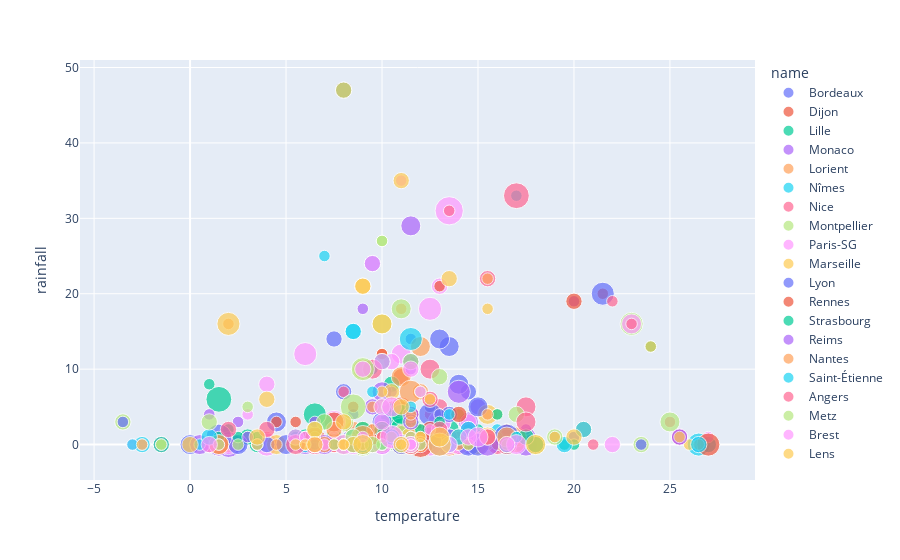

Here is the notebook cell this chart was saved with:
### Code cell
import plotly.express as px
fig = px.scatter(teams_goals_and_meteo, x="temperature", y="rainfall", color="name", size='goal')
fig.show()

### Figure 1 — Plotly figure (JSON) as saved in the notebook; plotly's stock layout.template omitted (floating-point values rounded to 4 significant figures)
{"data": [{"hovertemplate": "name=Bordeaux<br>temperature=%{x}<br>rainfall=%{y}<br>goal=%{marker.size}<extra></extra>", "legendgroup": "Bordeaux", "marker": {"color": "#636efa", "size": [0, 0, 0, 3, 2, 0, 1, 1, 1, 2, 2, 0, 0, 1, 0, 2, 0, 1, 3, 2, 1, 1, 0, 1, 2, 1, 2, 0, 3, 1, 1, 0, 3, 1, 1, 1, 0, 2], "sizemode": "area", "sizeref": 0.015, "symbol": "circle"}, "mode": "markers", "name": "Bordeaux", "orientation": "v", "showlegend": true, "type": "scatter", "x": [22.5, 23.5, 11.5, 13.5, 14.5, 17, 8.5, 10.5, 13, 2.5, 8, 13, 8, 9.5, 14, 11.5, 12, 12.5, 14, 13.5, 20, 15, 17.5, 7.5, 9.5, 5.5, 7.5, 0.5, 8.5, 11.5, 5.5, 12.5, 4.5, 8, 11.5, 13.5, 16.5, 10.5], "xaxis": "x", "y": [5, 0, 1, 13, 7, 4, 4, 1, 1, 0, 7, 3, 0, 0, 0, 0, 0, 1, 8, 1, 1, 0, 0, 0, 0, 1, 14, 2, 1, 11, 1, 0, 3, 0, 14, 0, 1, 1], "yaxis": "y"}, {"hovertemplate": "name=Dijon<br>temperature=%{x}<br>rainfall=%{y}<br>goal=%{marker.size}<extra></extra>", "legendgroup": "Dijon", "marker": {"color": "#EF553B", "size": [0, 0, 2, 1, 0, 0, 0, 0, 0, 0, 1, 0, 0, 0, 1, 0, 2, 1, 0, 1, 0, 0, 0, 1, 3, 1, 3, 0, 2, 0, 2, 1, 1, 0, 0, 1, 0, 1], "sizemode": "area", "sizeref": 0.015, "symbol": "circle"}, "mode": "markers", "name": "Dijon", "orientation": "v", "showlegend": true, "type": "scatter", "x": [22, 22, 8, 10, 13.5, 3.5, 1.5, 8.5, 9, -1, 1.5, 10.5, -2.5, 7.5, 4.5, 3.5, 7.5, 8.5, 11.5, 21.5, 19.5, 13.5, 14.5, 11.5, 14, 9.5, 12, 1, 11, 1, 11, 11, 10.5, 14.5, 11.5, 12, 17.5, 12], "xaxis": "x", "y": [19, 0, 47, 2, 5, 0, 0, 1, 18, 0, 1, 1, 0, 3, 3, 0, 2, 5, 7, 20, 0, 13, 1, 1, 0, 2, 1, 1, 9, 0, 1, 0, 5, 1, 29, 0, 3, 0], "yaxis": "y"}, {"hovertemplate": "name=Lille<br>temperature=%{x}<br>rainfall=%{y}<br>goal=%{marker.size}<extra></extra>", "legendgroup": "Lille", "marker": {"color": "#00cc96", "size": [1, 1, 2, 4, 1, 4, 2, 2, 0, 1, 2, 1, 0, 1, 2, 1, 1, 2, 0, 1, 1, 3, 1, 2, 1, 2, 3, 1, 1, 3, 2, 4, 0, 1, 2, 3, 3, 2], "sizemode": "area", "sizeref": 0.015, "symbol": "circle"}, "mode": "markers", "name": "Lille", "orientation": "v", "showlegend": true, "type": "scatter", "x": [19, 20, 10.5, 11.5, 14.5, 10.5, 3.5, 5.5, 8, 2, 3, 1, 0, 8, 11, 8.5, 6.5, 9, 11, 15, 24, 13.5, 16.5, 15, 3.5, 8.5, 12.5, 2.5, 3, 13, 6, 11, 12.5, 8.5, 7.5, 16.5, 9, 11.5], "xaxis": "x", "y": [1, 0, 8, 2, 1, 4, 0, 1, 0, 2, 1, 0, 0, 0, 1, 1, 0, 0, 6, 2, 13, 2, 2, 1, 0, 1, 1, 0, 1, 3, 1, 2, 1, 0, 1, 0, 1, 1], "yaxis": "y"}, {"hovertemplate": "name=Monaco<br>temperature=%{x}<br>rainfall=%{y}<br>goal=%{marker.size}<extra></extra>", "legendgroup": "Monaco", "marker": {"color": "#ab63fa", "size": [2, 2, 3, 1, 4, 3, 3, 0, 2, 3, 3, 2, 2, 2, 0, 4, 3, 2, 2, 1, 1, 0, 1, 2, 1, 1, 1, 5, 3, 2, 4, 2, 0, 4, 3, 1, 1, 0], "sizemode": "area", "sizeref": 0.015, "symbol": "circle"}, "mode": "markers", "name": "Monaco", "orientation": "v", "showlegend": true, "type": "scatter", "x": [25.5, 26.5, 17.5, 16, 17.5, 14.5, 14.5, 13, 13.5, 6, 10, 12, 6.5, 14, 12.5, 14, 11.5, 15, 16, 17, 20, 12, 14.5, 16, 3.5, 10.5, 9, 2, 10, 9.5, 11.5, 12, 10, 1.5, 12, 13, 17.5, 10.5], "xaxis": "x", "y": [1, 0, 1, 1, 0, 3, 0, 1, 0, 0, 7, 0, 1, 0, 1, 7, 29, 5, 0, 1, 19, 7, 0, 1, 0, 7, 18, 0, 0, 5, 1, 0, 0, 0, 0, 0, 2, 2], "yaxis": "y"}, {"hovertemplate": "name=Lorient<br>temperature=%{x}<br>rainfall=%{y}<br>goal=%{marker.size}<extra></extra>", "legendgroup": "Lorient", "marker": {"color": "#FFA15A", "size": [3, 2, 1, 0, 0, 0, 3, 0, 2, 3, 3, 1, 1, 2, 1, 1, 4, 2, 2, 0, 2, 1, 3, 0, 0, 0, 0, 2, 1, 0, 1, 2, 1, 1, 1, 2, 1, 1], "sizemode": "area", "sizeref": 0.015, "symbol": "circle"}, "mode": "markers", "name": "Lorient", "orientation": "v", "showlegend": true, "type": "scatter", "x": [17, 18, 12.5, 15.5, 15.5, 9.5, 12, 11, 2, 11, 9, 7, 11, 7.5, 7.5, 8, 13.5, 8.5, 12, 14.5, 17, 11, 9, 13.5, 10.5, 4, 8.5, 12.5, 2.5, 13.5, 10, 6.5, 11, 6.5, 2, 11, 15, 12], "xaxis": "x", "y": [1, 0, 0, 18, 1, 0, 13, 5, 0, 9, 10, 0, 2, 0, 1, 0, 0, 2, 7, 2, 0, 18, 0, 5, 4, 2, 0, 0, 0, 0, 12, 1, 0, 1, 16, 0, 0, 2], "yaxis": "y"}, {"hovertemplate": "name=Nîmes<br>temperature=%{x}<br>rainfall=%{y}<br>goal=%{marker.size}<extra></extra>", "legendgroup": "Nîmes", "marker": {"color": "#19d3f3", "size": [4, 2, 1, 0, 0, 1, 0, 0, 1, 0, 1, 3, 2, 1, 1, 0, 1, 2, 2, 1, 0, 1, 0, 1, 0, 0, 2, 0, 2, 1, 0, 2, 1, 2, 1, 1, 3, 0], "sizemode": "area", "sizeref": 0.015, "symbol": "circle"}, "mode": "markers", "name": "Nîmes", "orientation": "v", "showlegend": true, "type": "scatter", "x": [26.5, 27, 12, 12.5, 16.5, 17, 9, 13, 12, 2.5, 13.5, 11.5, 12.5, 11.5, 10.5, 11, 11.5, 13.5, 16.5, 14, 25.5, 16, 14.5, 6.5, 14.5, 12, 8.5, 1.5, 6, 9.5, 11, -2.5, 12, 8.5, 6, 8.5, 16.5, 10], "xaxis": "x", "y": [0, 0, 1, 0, 0, 33, 2, 5, 1, 0, 0, 1, 0, 4, 0, 0, 0, 1, 1, 1, 0, 2, 7, 0, 0, 13, 15, 6, 0, 10, 12, 0, 0, 1, 1, 0, 1, 2], "yaxis": "y"}, {"hovertemplate": "name=Nice<br>temperature=%{x}<br>rainfall=%{y}<br>goal=%{marker.size}<extra></extra>", "legendgroup": "Nice", "marker": {"color": "#FF6692", "size": [2, 0, 2, 1, 1, 1, 0, 1, 2, 0, 0, 3, 1, 2, 3, 0, 3, 3, 0, 2, 1, 0, 3, 3, 2, 0, 2, 0, 1, 1, 1, 1, 2, 1, 2, 0, 0, 3], "sizemode": "area", "sizeref": 0.015, "symbol": "circle"}, "mode": "markers", "name": "Nice", "orientation": "v", "showlegend": true, "type": "scatter", "x": [25.5, 23, 15.5, 16.5, 16, 14, 11, 12.5, 12.5, 8.5, 11.5, 12.5, 11.5, 12, 9, 10.5, 16, 16.5, 16.5, 16.5, 25, 11.5, 6.5, 17.5, 11.5, 2.5, 13, 4, -1.5, 4, 12, -1.5, 6.5, 7.5, 7.5, 7.5, 9, 14.5], "xaxis": "x", "y": [1, 16, 22, 2, 1, 0, 0, 4, 0, 1, 5, 10, 0, 0, 0, 30, 0, 0, 0, 1, 3, 1, 0, 5, 1, 0, 5, 8, 0, 1, 0, 0, 0, 1, 0, 2, 0, 1], "yaxis": "y"}, {"hovertemplate": "name=Montpellier<br>temperature=%{x}<br>rainfall=%{y}<br>goal=%{marker.size}<extra></extra>", "legendgroup": "Montpellier", "marker": {"color": "#B6E880", "size": [2, 3, 4, 0, 0, 4, 1, 0, 2, 1, 2, 1, 4, 2, 1, 3, 3, 1, 0, 1, 2, 1, 1, 2, 1, 3, 2, 1, 0, 1, 2, 0, 1, 1, 1, 1, 3, 2], "sizemode": "area", "sizeref": 0.015, "symbol": "circle"}, "mode": "markers", "name": "Montpellier", "orientation": "v", "showlegend": true, "type": "scatter", "x": [23.5, 25, 23, 16, 15.5, 9, 8, 13, 12.5, 4.5, 10, 11, 11, 11.5, 11, 8, 10, 14, 16.5, 14, 8, 16, 15.5, 17, 9.5, 8, 10, 4.5, 6, 10, -3.5, 7, 10.5, 8, 6.5, 16, 18, 12], "xaxis": "x", "y": [0, 3, 16, 2, 0, 0, 0, 9, 1, 0, 0, 5, 1, 0, 0, 0, 16, 1, 3, 4, 47, 1, 0, 4, 0, 3, 5, 0, 12, 27, 3, 0, 0, 0, 0, 0, 0, 1], "yaxis": "y"}, {"hovertemplate": "name=Paris-SG<br>temperature=%{x}<br>rainfall=%{y}<br>goal=%{marker.size}<extra></extra>", "legendgroup": "Paris-SG", "marker": {"color": "#FF97FF", "size": [1, 0, 6, 4, 3, 2, 0, 2, 4, 3, 4, 3, 2, 0, 1, 0, 3, 2, 4, 0, 3, 2, 4, 3, 2, 3, 0, 1, 1, 2, 2, 4, 1, 4, 4, 3, 1, 2], "sizemode": "area", "sizeref": 0.015, "symbol": "circle"}, "mode": "markers", "name": "Paris-SG", "orientation": "v", "showlegend": true, "type": "scatter", "x": [27, 26, 13.5, 14.5, 13.5, 9.5, 6, 8.5, 12.5, 2, 6, 11, -1.5, 12, 7.5, 8.5, 8.5, 11, 13, 19, 23, 13, 12.5, 14, 14.5, 8, 8, -3, 3, 9, 11.5, 7.5, 14, 4, 13, 10, 14.5, 10.5], "xaxis": "x", "y": [1, 0, 31, 1, 0, 0, 1, 0, 18, 0, 12, 12, 0, 0, 2, 0, 0, 0, 3, 1, 16, 21, 0, 0, 3, 0, 0, 0, 4, 10, 4, 3, 0, 0, 3, 0, 0, 11], "yaxis": "y"}, {"hovertemplate": "name=Marseille<br>temperature=%{x}<br>rainfall=%{y}<br>goal=%{marker.size}<extra></extra>", "legendgroup": "Marseille", "marker": {"color": "#FECB52", "size": [0, 1, 1, 3, 0, 3, 3, 2, 1, 3, 1, 1, 0, 1, 3, 2, 3, 1, 3, 3, 1, 1, 1, 1, 2, 1, 1, 0, 1, 2, 0, 1, 0, 0, 3, 3, 0, 1], "sizemode": "area", "sizeref": 0.015, "symbol": "circle"}, "mode": "markers", "name": "Marseille", "orientation": "v", "showlegend": true, "type": "scatter", "x": [26.5, 24, 14.5, 15, 12.5, 11.5, 15.5, 10.5, 14, 4.5, 6, 12, 11.5, 13, 11.5, 14.5, 11, 16, 15.5, 14.5, 26, 12.5, 15.5, 9, 9, 9.5, 12.5, -1, 10, 9, 8, 14, 11, 9, 10, 9, 17, 10.5], "xaxis": "x", "y": [0, 13, 0, 0, 6, 1, 4, 7, 1, 0, 0, 0, 4, 4, 0, 1, 0, 4, 1, 1, 0, 5, 18, 0, 2, 1, 6, 0, 7, 21, 0, 0, 1, 0, 16, 0, 1, 1], "yaxis": "y"}, {"hovertemplate": "name=Lyon<br>temperature=%{x}<br>rainfall=%{y}<br>goal=%{marker.size}<extra></extra>", "legendgroup": "Lyon", "marker": {"color": "#636efa", "size": [4, 0, 1, 4, 2, 3, 2, 3, 3, 0, 2, 3, 1, 1, 2, 3, 2, 4, 2, 1, 0, 1, 3, 1, 1, 3, 1, 4, 2, 5, 1, 3, 1, 1, 1, 2, 3, 5], "sizemode": "area", "sizeref": 0.015, "symbol": "circle"}, "mode": "markers", "name": "Lyon", "orientation": "v", "showlegend": true, "type": "scatter", "x": [21.5, 25.5, 12.5, 14.5, 13.5, 5, 9.5, 11, 0, 3, 11.5, 12.5, -3.5, 12, 4, 13, 16.5, 15, 14.5, 23.5, 23.5, 12.5, 10, 14.5, 8, 2.5, 6, 12.5, 1, 1.5, 10.5, 10, 13, 6.5, 7.5, 8.5, 15, 16.5], "xaxis": "x", "y": [20, 0, 5, 0, 4, 0, 24, 0, 0, 5, 11, 1, 3, 0, 0, 14, 0, 0, 1, 0, 0, 0, 2, 1, 0, 0, 1, 4, 0, 1, 1, 3, 4, 3, 0, 0, 5, 1], "yaxis": "y"}, {"hovertemplate": "name=Rennes<br>temperature=%{x}<br>rainfall=%{y}<br>goal=%{marker.size}<extra></extra>", "legendgroup": "Rennes", "marker": {"color": "#EF553B", "size": [2, 2, 2, 1, 2, 0, 0, 2, 1, 2, 0, 1, 0, 1, 1, 1, 5, 1, 2, 1, 4, 3, 1, 0, 1, 1, 3, 0, 2, 0, 0, 1, 0, 3, 2, 3, 0, 1], "sizemode": "area", "sizeref": 0.015, "symbol": "circle"}, "mode": "markers", "name": "Rennes", "orientation": "v", "showlegend": true, "type": "scatter", "x": [14, 20, 11.5, 13, 12.5, 7.5, 4, 9.5, 13, 1, 3, 10, 1, 6.5, 6, 5.5, 12, 14.5, 10, 19, 27, 7.5, 10, 13.5, 5.5, 11, 11, 0.5, 7, 12, 7.5, 11.5, 12, 1.5, 6.5, 6.5, 12.5, 16], "xaxis": "x", "y": [4, 19, 4, 2, 2, 0, 6, 1, 21, 0, 1, 12, 1, 0, 1, 3, 0, 0, 2, 1, 0, 3, 2, 0, 0, 0, 5, 0, 0, 0, 16, 0, 0, 0, 0, 1, 1, 0], "yaxis": "y"}, {"hovertemplate": "name=Strasbourg<br>temperature=%{x}<br>rainfall=%{y}<br>goal=%{marker.size}<extra></extra>", "legendgroup": "Strasbourg", "marker": {"color": "#00cc96", "size": [0, 1, 0, 2, 0, 1, 2, 0, 5, 1, 0, 2, 0, 1, 1, 1, 1, 2, 1, 1, 0, 2, 3, 1, 3, 4, 2, 0, 1, 1, 0, 2, 1, 0, 3, 1, 1, 2], "sizemode": "area", "sizeref": 0.015, "symbol": "circle"}, "mode": "markers", "name": "Strasbourg", "orientation": "v", "showlegend": true, "type": "scatter", "x": [16.5, 19.5, 13.5, 10, 9, 5.5, 7, 7.5, 1.5, 1, 2.5, 10, 12, 10, 3.5, 13, 12, 18, 12, 17, 19.5, 17.5, 11, 14.5, 9, 6.5, 9, 12.5, 2.5, 1.5, 12.5, -1.5, 8, 6, 11.5, 11.5, 16, 16.5], "xaxis": "x", "y": [1, 0, 2, 2, 0, 0, 3, 14, 6, 8, 3, 11, 0, 0, 1, 3, 0, 0, 2, 1, 0, 1, 4, 2, 0, 4, 2, 18, 1, 1, 1, 0, 0, 1, 0, 0, 4, 0], "yaxis": "y"}, {"hovertemplate": "name=Reims<br>temperature=%{x}<br>rainfall=%{y}<br>goal=%{marker.size}<extra></extra>", "legendgroup": "Reims", "marker": {"color": "#ab63fa", "size": [0, 0, 1, 2, 0, 0, 3, 0, 3, 1, 0, 1, 0, 1, 2, 0, 1, 0, 1, 2, 0, 1, 2, 4, 4, 0, 1, 1, 3, 1, 1, 0, 1, 2, 1, 0, 2, 0], "sizemode": "area", "sizeref": 0.015, "symbol": "circle"}, "mode": "markers", "name": "Reims", "orientation": "v", "showlegend": true, "type": "scatter", "x": [15, 13, 9, 14.5, 6.5, 2.5, 7, 1, 0.5, 1, 10, -2.5, 7, 6.5, 6.5, 8, 9, 17.5, 10.5, 25.5, 21, 19, 11.5, 15.5, 13, 5, 11.5, 14, 13, 3, 2.5, 7, 9, 11.5, 3.5, 10.5, 13.5, 13], "xaxis": "x", "y": [2, 21, 0, 2, 0, 0, 0, 1, 0, 4, 14, 0, 0, 3, 0, 1, 0, 2, 1, 1, 0, 1, 4, 0, 0, 0, 10, 1, 1, 1, 3, 0, 0, 3, 0, 30, 1, 3], "yaxis": "y"}, {"hovertemplate": "name=Nantes<br>temperature=%{x}<br>rainfall=%{y}<br>goal=%{marker.size}<extra></extra>", "legendgroup": "Nantes", "marker": {"color": "#FFA15A", "size": [2, 2, 3, 0, 1, 0, 1, 1, 0, 1, 1, 0, 1, 1, 1, 1, 1, 3, 1, 0, 1, 0, 1, 1, 2, 1, 2, 0, 1, 0, 1, 3, 1, 2, 0, 2, 4, 4], "sizemode": "area", "sizeref": 0.015, "symbol": "circle"}, "mode": "markers", "name": "Nantes", "orientation": "v", "showlegend": true, "type": "scatter", "x": [14, 20.5, 11.5, 14, 9, 6.5, 9.5, 10, 0.5, 6, 9.5, 6, 14, 11.5, 6.5, 7.5, 8.5, 16.5, 12, 22.5, 26.5, 10.5, 15.5, 8, 15.5, 15.5, 7, 11, 4.5, 1, 10, 1.5, 11.5, 7.5, 5.5, 12, 9, 11.5], "xaxis": "x", "y": [1, 2, 0, 0, 0, 4, 2, 1, 0, 0, 5, 1, 0, 3, 1, 0, 0, 1, 1, 5, 0, 8, 22, 0, 1, 4, 0, 0, 0, 3, 0, 0, 4, 2, 3, 0, 1, 7], "yaxis": "y"}, {"hovertemplate": "name=Saint-Étienne<br>temperature=%{x}<br>rainfall=%{y}<br>goal=%{marker.size}<extra></extra>", "legendgroup": "Saint-Étienne", "marker": {"color": "#19d3f3", "size": [2, 2, 0, 1, 0, 1, 0, 2, 1, 0, 1, 1, 1, 2, 0, 4, 1, 1, 0, 2, 2, 0, 0, 1, 1, 0, 2, 2, 1, 0, 1, 2, 1, 1, 2, 2, 2, 0], "sizemode": "area", "sizeref": 0.015, "symbol": "circle"}, "mode": "markers", "name": "Saint-Étienne", "orientation": "v", "showlegend": true, "type": "scatter", "x": [14.5, 19.5, 7.5, 6.5, 15.5, 3.5, 5.5, 8.5, -3, 1.5, 10, 7, 9, 9, 1.5, 11.5, 13.5, 17, 12, 26.5, 20.5, 13.5, 11.5, 13.5, 10.5, 1.5, 10.5, 13.5, 0.5, 1, 11.5, 1, 7.5, 9.5, 11, 8.5, 14, 11], "xaxis": "x", "y": [2, 0, 3, 0, 0, 0, 12, 15, 0, 1, 0, 25, 0, 0, 0, 14, 0, 1, 0, 0, 2, 22, 11, 4, 1, 0, 1, 0, 0, 8, 5, 1, 0, 7, 0, 0, 1, 6], "yaxis": "y"}, {"hovertemplate": "name=Angers<br>temperature=%{x}<br>rainfall=%{y}<br>goal=%{marker.size}<extra></extra>", "legendgroup": "Angers", "marker": {"color": "#FF6692", "size": [0, 1, 3, 1, 0, 0, 2, 0, 2, 0, 3, 1, 2, 0, 1, 0, 0, 3, 1, 1, 1, 1, 2, 5, 3, 0, 1, 2, 0, 1, 0, 0, 0, 1, 0, 0, 0, 2], "sizemode": "area", "sizeref": 0.015, "symbol": "circle"}, "mode": "markers", "name": "Angers", "orientation": "v", "showlegend": true, "type": "scatter", "x": [13.5, 21, 11.5, 12, 17.5, 8, 4, 9, 12.5, 3, 9.5, 1.5, 6.5, 9.5, 8, 6.5, 13, 17.5, 11.5, 22, 23, 13.5, 13, 17, 5.5, 5.5, 10, 2, 6, 8, 10, 12.5, 12, 9, 9, 13, 8.5, 15.5], "xaxis": "x", "y": [1, 0, 0, 0, 5, 0, 2, 2, 6, 4, 10, 0, 0, 7, 0, 1, 0, 3, 1, 19, 16, 31, 2, 33, 0, 12, 1, 2, 0, 7, 14, 10, 0, 0, 1, 14, 2, 1], "yaxis": "y"}, {"hovertemplate": "name=Metz<br>temperature=%{x}<br>rainfall=%{y}<br>goal=%{marker.size}<extra></extra>", "legendgroup": "Metz", "marker": {"color": "#B6E880", "size": [0, 2, 3, 2, 1, 0, 1, 2, 0, 1, 2, 1, 1, 0, 1, 0, 1, 0, 1, 0, 0, 1, 1, 1, 1, 2, 2, 0, 1, 4, 0, 2, 2, 2, 0, 0, 5, 1], "sizemode": "area", "sizeref": 0.015, "symbol": "circle"}, "mode": "markers", "name": "Metz", "orientation": "v", "showlegend": true, "type": "scatter", "x": [17, 19, 11, 11.5, 11.5, 1, 2.5, 8.5, 0.5, -1.5, 1, 10, -1.5, 9, 1.5, 7.5, 10, 16.5, 10.5, 27, 20, 14.5, 12, 16.5, 9, 7, 13, 13, 3, 9, 7, 11.5, 9.5, 6.5, 14, 8, 8.5, 12], "xaxis": "x", "y": [1, 1, 18, 11, 1, 0, 0, 1, 2, 0, 3, 27, 0, 0, 0, 1, 0, 1, 1, 1, 0, 0, 0, 0, 0, 3, 9, 21, 5, 10, 25, 0, 0, 2, 7, 1, 5, 7], "yaxis": "y"}, {"hovertemplate": "name=Brest<br>temperature=%{x}<br>rainfall=%{y}<br>goal=%{marker.size}<extra></extra>", "legendgroup": "Brest", "marker": {"color": "#FF97FF", "size": [2, 3, 1, 0, 3, 4, 2, 2, 2, 1, 2, 2, 2, 3, 0, 1, 1, 1, 0, 0, 2, 2, 1, 1, 2, 0, 2, 1, 0, 0, 2, 0, 0, 1, 0, 2, 2, 0], "sizemode": "area", "sizeref": 0.015, "symbol": "circle"}, "mode": "markers", "name": "Brest", "orientation": "v", "showlegend": true, "type": "scatter", "x": [14.5, 17, 12, 11, 15, 10.5, 11.5, 10, 4, 7, 9, 5.5, 10, 10.5, 9, 6, 8, 9, 10.5, 26.5, 22, 11.5, 11.5, 12.5, 1, 8.5, 9.5, 11, 2, 1, 10, 0, 14, 11.5, 8, 13.5, 16.5, 16.5], "xaxis": "x", "y": [1, 0, 7, 4, 1, 1, 10, 5, 8, 0, 10, 1, 3, 5, 1, 1, 0, 1, 11, 0, 0, 0, 0, 2, 0, 4, 24, 35, 0, 4, 11, 0, 0, 0, 0, 0, 0, 3], "yaxis": "y"}, {"hovertemplate": "name=Lens<br>temperature=%{x}<br>rainfall=%{y}<br>goal=%{marker.size}<extra></extra>", "legendgroup": "Lens", "marker": {"color": "#FECB52", "size": [1, 2, 2, 1, 4, 1, 2, 2, 0, 0, 2, 0, 2, 2, 1, 4, 2, 0, 0, 1, 3, 1, 0, 1, 1, 2, 3, 0, 2, 1, 2, 1, 2, 3, 2, 1, 1, 0], "sizemode": "area", "sizeref": 0.015, "symbol": "circle"}, "mode": "markers", "name": "Lens", "orientation": "v", "showlegend": true, "type": "scatter", "x": [19, 20, 13.5, 8, 13, 5.5, 8, 11, 2.5, 4, 9, 7.5, 11, 6.5, 7.5, 2, 8.5, 9, 10.5, 25.5, 18, 12, 11.5, 12.5, 3.5, 4, 13, 8.5, 0, 6, 11, -2.5, 6.5, 9, 3.5, 8, 11, 14], "xaxis": "x", "y": [1, 1, 22, 0, 0, 0, 3, 35, 1, 1, 21, 16, 0, 2, 0, 16, 0, 1, 2, 1, 0, 1, 2, 6, 0, 6, 1, 1, 0, 0, 5, 0, 0, 0, 1, 0, 0, 8], "yaxis": "y"}], "layout": {"legend": {"itemsizing": "constant", "title": {"text": "name"}, "tracegroupgap": 0}, "margin": {"t": 60}, "xaxis": {"anchor": "y", "domain": [0, 1], "title": {"text": "temperature"}}, "yaxis": {"anchor": "x", "domain": [0, 1], "title": {"text": "rainfall"}}}}
